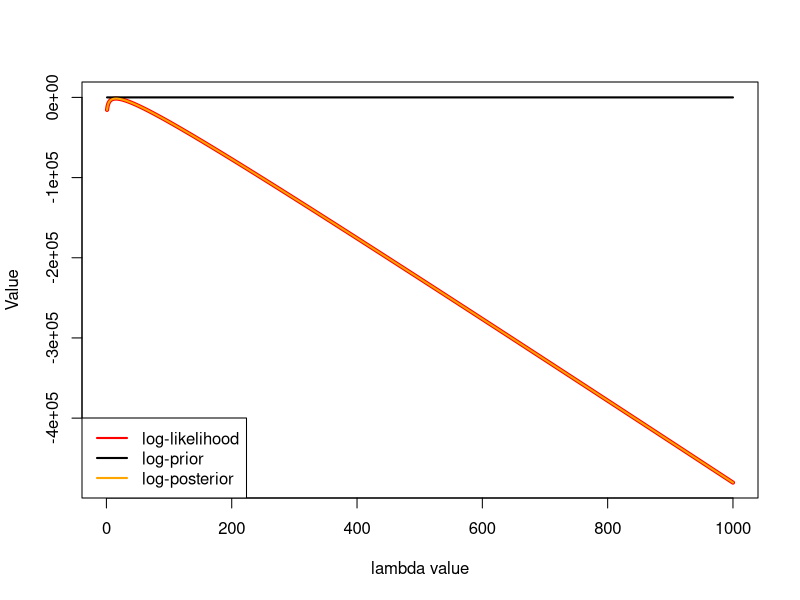
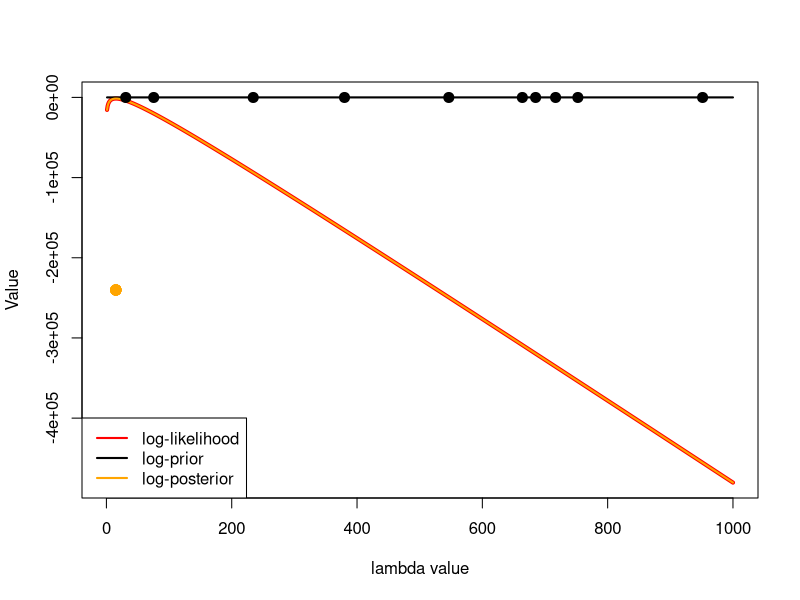

Here is the R script that generated these plots, in order: (Note: this script raises an error after producing the figures.)
## ---- chunk 1
library(matrixStats)
## ---- chunk 2
n_letters <- c(13,17,14,10,13,16,14,14,11,14,9,14,13,10,11,12,17,15,23,16,13,14,12,16,15,19,14,11,15,14,17,20,27,21,12,6,18,10,8,12,11,14,14,15,16,17,12,13,17,10,16,20,15,12,24,10,17,14,14,13,15,12,14,17,9,16,27,10,16,9,15,11,16,11,17,17,11,20,23,12,18,26,12,17,16,12,11,16,21,19,20,19,15,15,7,14,12,12,15,10,19,19,17,15,17,20,17,17,11,11,17,16,15,12,16,17,14,18,15,15,10,17,12,16,22,20,23,16,11,19,16,22,13,14,11,10,19,16,19,15,16,16,16,19,14,19,14,10,7,11,12,9,13,18,23,13,16,11,15,13,15,19,16,21,14,14,14,12,15,16,18,15,15,13,15,19,11,17,13,9,13,16,16,13,13,13,18,21,14,14,13,8,21,20,15,20,10,16,18,14,21,15,20,15,15,9,16,16,11,19,12,31,19,18,13,11,14,14,11,10,11,12,13,17,14,14,25,17,18,16,18,11,23,23,14,14,11,17,11,12,18,15,15,13,16,18,15,16,14,11,11,17,18,14,20,17,16,13,12,14,14,18,16,21,16,15,18,19,22,16,15,10,12,11,9,18,11,13,5,13,16,14,12,23,19,14,17,11,17,18,17,16,11,22,18,20,11,12,9,8,12,12,17,16,12,20,19,15,9,14,11,13,13,23,16,10,17,14,20,11,20,15,20,15,19,19,16,15,14,18,24,18,12,16,10,18,16,19,13,13,13,22,13,15,17,17,20,18,18,12,13,14,17,15,17,20,18,22,23,13,16,15,18,10,19,12,14,19,14,19,23,19,22,8,14,20,22,14,13,13,9,11,13,14,16,16,16,14,16,24,11,10,14,14,14,18,15,11,12,15,16,13,8,13,21,19,17,18,10,14,14,16,14,11,14,12,15,9,17,17,21,11,8,22,18,18,23,20,14,10,15,10,18,12,10,18,17,18,18,9,15,18,15,15,17,15,18,16,9,16,15,10,18,18,19,8,18,17,10,11,17,12,14,16,14,10,10,20,16,11,15,14,15,21,15,21,16,17,18,12,14,10,13,17,12,14,26,23,20,12,21,17,11,12,12,11,15,19,15,12,15,12,21,13,19,17,18,17,11,22,17,13,11,16,16,10,17,14,17,18)

## ---- chunk 3
log_prior <- function (lambda) {
  return (dunif(x=lambda, min=0, max=1000, log=TRUE))
}

log_likelihood <- function (data, lambda, power=1) {
  return (sum(dpois(x=data, lambda=lambda, log=TRUE))*power)
}

likelihood <- function (data, lambda, power=1) {
  return (prod(dpois(x=data, lambda=lambda, log=FALSE))^power)
}

unnormalized_log_posterior <- function (data, lambda, power=1) {
  log_prior_value <- log_prior(lambda=lambda)
  log_likelihood_value <- log_likelihood(data=data, lambda=lambda, power=power) 
  return(log_prior_value + log_likelihood_value)
}
## ---- chunk 4
plotDistributions <- function (power) {
x_axis <- seq(1:1000)#/1000
min_max= quantile(x=c(sapply(X=x_axis, FUN=log_likelihood, data=n_letters, power=1.0), sapply(X=x_axis, FUN=log_prior), sapply(X=x_axis, FUN=unnormalized_log_posterior, data=n_letters, power=1.0)), probs=c(0,1))
plot(x=x_axis, y=sapply(X=x_axis, FUN=log_likelihood, data=n_letters, power=power), t="l", lwd=4, col="red", ylim=c(min_max[1], min_max[2]), ylab="Value", xlab="lambda value", cex=2)
lines(x=x_axis, y=sapply(X=x_axis, FUN=log_prior), lwd=2, col="black")
lines(x=x_axis, y=sapply(X=x_axis, FUN=unnormalized_log_posterior, data=n_letters, power=power), lwd=2, col="orange")
legend("bottomleft", legend=c("log-likelihood", "log-prior", "log-posterior"), col=c("red", "black", "orange"), lwd=2)
}

plotDistributions(power=1.0)
## ---- chunk 5
lambda_sample <- seq(1:100000)/100
unnormalized_marginal_likelihood <- logSumExp(sapply(X=lambda_sample, FUN=log_likelihood, data=n_letters)) - log(length(lambda_sample)) 
print(unnormalized_marginal_likelihood)
## ---- chunk 6
# Function to propose a new parameter value, randomly drawn between 0 and 1000
propose_new_lambda_value <-function() {
    return (runif(min=0, max=1000, n=1))
}
# Function to run Metropolis MCMC inference
MetropolisMCMC <- function (data, number_iterations, burnin_proportion=0.5, thining_proportion=0.1, likelihood_power=1.0) {
    current_parameter_value <- propose_new_lambda_value()
    record_parameter <- c()
    record_parameter <- c(record_parameter,current_parameter_value)
    #print(paste("Initial parameter value for the MCMC: ", current_parameter_value, sep=""))
    current_log_posterior <- unnormalized_log_posterior(data = data, lambda = current_parameter_value, power=likelihood_power)
    #print(paste("Initial probability of the model: ", current_log_posterior, sep=""))
    record_log_posterior <- c()
    record_log_posterior <- c(record_log_posterior, current_log_posterior)
    # We also record the likelihood:
    current_log_likelihood <- log_likelihood(data = data, lambda = current_parameter_value, power=likelihood_power)
    record_log_likelihood <- c()
    record_log_likelihood <- c(record_log_likelihood, current_log_likelihood)
    for (i in 1:number_iterations) {
        acceptance_threshold <- runif(min=0, max=1, n=1)
        proposed_parameter_value <- propose_new_lambda_value()
        proposed_log_posterior = unnormalized_log_posterior(data = data, lambda = proposed_parameter_value, power=likelihood_power)
        # print(paste0(proposed_log_posterior, " vs ", current_log_posterior))
        if (exp(proposed_log_posterior - current_log_posterior) > acceptance_threshold) {
            current_parameter_value <- proposed_parameter_value
            current_log_posterior <- proposed_log_posterior
            current_log_likelihood <- log_likelihood(data = data, lambda = current_parameter_value, power=likelihood_power)
        }
        record_parameter <- c(record_parameter, current_parameter_value)
        record_log_posterior <-c(record_log_posterior, current_log_posterior)
        record_log_likelihood <- c(record_log_likelihood, current_log_likelihood)
    }
    to_discard_as_burnin <- floor(burnin_proportion * number_iterations)
    num_samples_left <- number_iterations - to_discard_as_burnin
    between_samples <- floor(num_samples_left / (num_samples_left * thining_proportion))
    record_parameter <- record_parameter[(to_discard_as_burnin+1):number_iterations][seq(from=1, to=num_samples_left, by=between_samples)]
    record_log_posterior <- record_log_posterior[(to_discard_as_burnin+1):number_iterations][seq(from=1, to=num_samples_left, by=between_samples)]
    record_log_likelihood <- record_log_likelihood[(to_discard_as_burnin+1):number_iterations][seq(from=1, to=num_samples_left, by=between_samples)]
    return (list(record_parameter, record_log_posterior, record_log_likelihood))
}
## ---- chunk 7
mcmc_sample <- MetropolisMCMC(data=n_letters, number_iterations=10000, likelihood_power=1.0, burnin_proportion=0.5, thining_proportion=0.01)
## ---- chunk 8
harmonic_mean <- function(mcmc_sample) {
  loglks <- mcmc_sample[[3]]
  min_loglk <- min(loglks)
  scaled_loglks <- loglks - min_loglk + 1
  number_of_samples <- length(loglks)
  marginal_lk <- log(number_of_samples) - log( sum(exp(-scaled_loglks))) + min_loglk - 1
  return(marginal_lk)
}
## ---- chunk 9
harmonic_mean(mcmc_sample)
## ---- chunk 10
subset_posterior <- sample(mcmc_sample[[1]], size=10)
subset_prior <- runif(n=10, min = 0, max=1000)
x_axis <- seq(1:1000)#/1000
min_max= quantile(x=c(sapply(X=x_axis, FUN=log_likelihood, data=n_letters, power=1.0), sapply(X=x_axis, FUN=log_prior), sapply(X=x_axis, FUN=unnormalized_log_posterior, data=n_letters, power=1.0)), probs=c(0,1))
plot(x=x_axis, y=sapply(X=x_axis, FUN=log_likelihood, data=n_letters, power=1.0), t="l", lwd=4, col="red", ylim=c(min_max[1], min_max[2]), ylab="Value", xlab="lambda value", cex=2)
lines(x=x_axis, y=sapply(X=x_axis, FUN=log_prior), lwd=2, col="black")
lines(x=x_axis, y=sapply(X=x_axis, FUN=unnormalized_log_posterior, data=n_letters, power=1.0), lwd=2, col="orange")
legend("bottomleft", legend=c("log-likelihood", "log-prior", "log-posterior"), col=c("red", "black", "orange"), lwd=2)
points(x=subset_posterior, y=rep(mean(min_max), length(subset_posterior)), col="orange", pch=20, cex=2)
points(x=subset_prior, y=rep(-100, length(subset_prior)), col="black", pch=20, cex=2)

## ---- chunk 11
par(mfrow=c(5,1))
plotDistributions(1.0)
plotDistributions(0.5)
plotDistributions(0.25)
plotDistributions(0.125)
plotDistributions(0.06275)
## ---- chunk 12
posterior <- sample( MetropolisMCMC(data=n_letters, number_iterations=10000, likelihood_power=1.0, burnin_proportion=0.5, thining_proportion=0.01)[[1]], size=10)
post_05 <- sample( MetropolisMCMC(data=n_letters, number_iterations=10000, likelihood_power=0.5, burnin_proportion=0.5, thining_proportion=0.01)[[1]], size=10)
post_025 <- sample( MetropolisMCMC(data=n_letters, number_iterations=10000, likelihood_power=0.005, burnin_proportion=0.5, thining_proportion=0.01)[[1]], size=10)
post_0125 <- sample( MetropolisMCMC(data=n_letters, number_iterations=10000, likelihood_power=0.00005, burnin_proportion=0.5, thining_proportion=0.01)[[1]], size=10)
post_00625 <- sample( MetropolisMCMC(data=n_letters, number_iterations=10000, likelihood_power=0.0000005, burnin_proportion=0.5, thining_proportion=0.01)[[1]], size=10)


## ---- chunk 13
x_axis <- seq(1:1000)#/1000
min_max= quantile(x=c(sapply(X=x_axis, FUN=log_likelihood, data=n_letters, power=1.0), sapply(X=x_axis, FUN=log_prior), sapply(X=x_axis, FUN=unnormalized_log_posterior, data=n_letters, power=1.0)), probs=c(0,1))
plot(x=x_axis, y=sapply(X=x_axis, FUN=log_likelihood, data=n_letters, power=1.0), t="l", lwd=4, col="red", ylim=c(min_max[1], min_max[2]), ylab="Value", xlab="lambda value", cex=2)
lines(x=x_axis, y=sapply(X=x_axis, FUN=log_prior), lwd=2, col="black")
lines(x=x_axis, y=sapply(X=x_axis, FUN=unnormalized_log_posterior, data=n_letters, power=1.0), lwd=2, col="orange")
legend("bottomleft", legend=c("log-likelihood", "log-prior", "log-posterior"), col=c("red", "black", "orange"), lwd=2)
points(x=posterior, y=rep(mean(min_max), length(posterior)), col="orange", pch=20, cex=2)
points(x=post_05, y=rep(mean(min_max)-0.2*mean(min_max), length(posterior)), col="orange", pch=20, cex=2)
points(x=post_025, y=rep(mean(min_max)-0.4*mean(min_max), length(posterior)), col="orange", pch=20, cex=2)
points(x=post_0125, y=rep(mean(min_max)-0.6*mean(min_max), length(posterior)), col="orange", pch=20, cex=2)
points(x=post_00625, y=rep(mean(min_max)-0.8*mean(min_max), length(posterior)), col="orange", pch=20, cex=2)

## ---- chunk 14
steppingStoneSampling <- function (vector_powers, data, number_iterations, burnin_proportion=0.5, thining_proportion=0.1) {
  number_of_stones = length(vector_powers)
  number_of_samples_per_stone = floor(number_iterations - floor(burnin_proportion*number_iterations)) * thining_proportion
  sampled_values <-matrix(rep(number_of_stones*number_of_samples_per_stone), nrow=number_of_stones, ncol=number_of_samples_per_stone, byrow=TRUE)
  for (i in 1:number_of_stones) {
    sampled_values[i,] <- MetropolisMCMC(data, number_iterations, burnin_proportion=burnin_proportion, thining_proportion=thining_proportion, likelihood_power=vector_powers[i])[[2]]
  }
  return(sampled_values)
}


compute_marginal_lk_from_SS_samples <- function (ss_samples) {
  number_of_stones = dim(ss_samples)[1]
  number_of_samples = dim(ss_samples)[2]
  c_values <- rep(0, number_of_stones)
  for (i in 1:number_of_stones) {
    c_values[i] <- logSumExp(ss_samples[i,])
  }
  logratios <- rep(0, number_of_stones-1)
  for (i in 1:(number_of_stones-1)) {
     logratios[i] <- c_values[i+1]-c_values[i]
  }
  return(sum(logratios))
}

## ---- chunk 15
build_vector_powers <- function (alpha=0.3, beta=1.0, number_of_stones=10) {
  vector_powers <- rep(0.0, 10)
  for (i in 1:number_of_stones) {
    vector_powers[i]<-(i/number_of_stones)^(beta/alpha)
  }
  return(vector_powers)
}
## ---- chunk 16
vector_powers <- build_vector_powers ()

SS_samples <- steppingStoneSampling(vector_powers=vector_powers, data=n_letters, number_iterations=1000, burnin_proportion=0.5, thining_proportion=0.1)

## ---- chunk 17
compute_marginal_lk_from_SS_samples(SS_samples)
## ---- chunk 18
SS_samples <- steppingStoneSampling(vector_powers=vector_powers, data=n_letters, number_iterations=10000, burnin_proportion=0.5, thining_proportion=0.1)

compute_marginal_lk_from_SS_samples(SS_samples)

## ---- chunk 19
vector_powers <- build_vector_powers (number_of_stones = 100)


SS_samples <- steppingStoneSampling(vector_powers=vector_powers, data=n_letters, number_iterations=1000, burnin_proportion=0.5, thining_proportion=0.1)

compute_marginal_lk_from_SS_samples(SS_samples)

## ---- chunk 20
vector_powers <- build_vector_powers (number_of_stones = 100)


SS_samples <- steppingStoneSampling(vector_powers=vector_powers, data=n_letters, number_iterations=10000, burnin_proportion=0.5, thining_proportion=0.1)

compute_marginal_lk_from_SS_samples(SS_samples)

## ---- chunk 21
vector_powers <- build_vector_powers (number_of_stones = 20)


SS_samples <- steppingStoneSampling(vector_powers=vector_powers, data=n_letters, number_iterations=10000, burnin_proportion=0.1, thining_proportion=0.2)

compute_marginal_lk_from_SS_samples(SS_samples)

